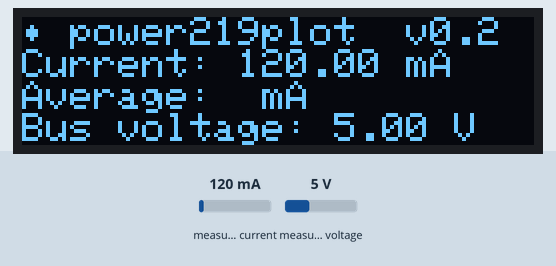
Recording of a program running on a simulated Arduino Nano, built with avr-gcc and run on an emulated ATmega328P. Parts: 128×32 one-colour display. The test bench sets the inputs (shaded band); at power-on: measured current 120 mA, measured voltage 5 V. What the program prints to the serial monitor is not drawn.

Above: at 1.2 s.
1.3 s: measured current set to 40 mA
At 2.9 s:
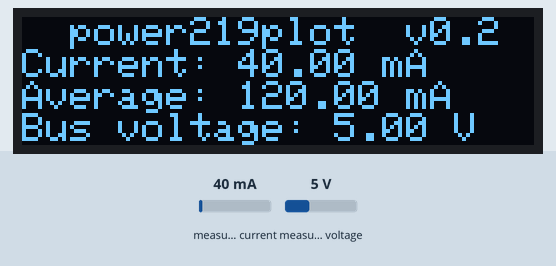
4.6 s: measured voltage set to 0.3 V
At 5.9 s:
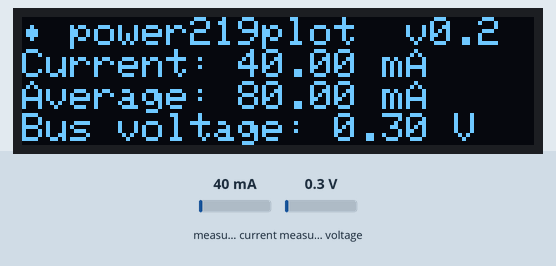
7.7 s: measured current set to 500 mA
At 9.1 s:
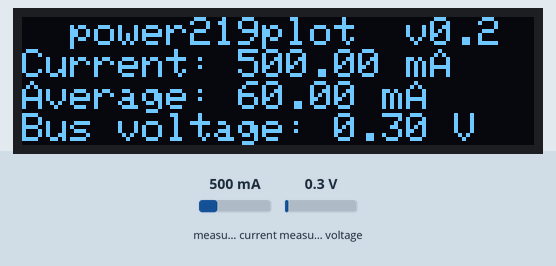
10.8 s: measured voltage set to 3.8 V
At 11.8 s:
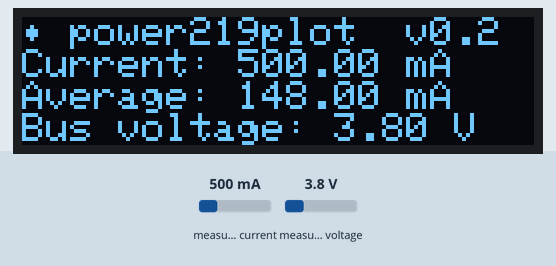
Timing chart, 0 to 13.8 s (numbered marks = the images above; inputs shaded):
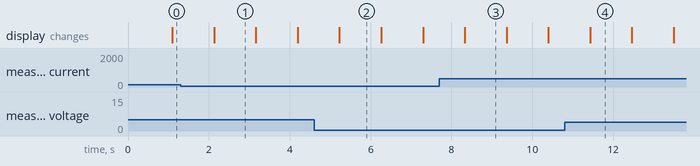

Measured:
- what the display in image 1 shows lasts 1.1 s, from 2.1 s to 3.2 s

The program:

main.cpp
```cpp
#include <Wire.h>
#include <Adafruit_INA219.h>

#include "display.hpp"
#include "utils.hpp"
#include "MemoryFree.hpp"

#define MAX_STORED_VALUES 32
#define MAX_VALUE 999000

Adafruit_INA219 ina219;

bool blink_symbol = true;

void setup(void) {
	Serial.begin(115200);
	// while (!Serial)
	// {
	//   // will pause Zero, Leonardo, etc until serial console opens
	//   delay(1);
	// }

	// uint32_t currentFrequency;

	// Initialize the INA219.
	// By default the initialization will use the largest range (32V, 2A).  However
	// you can call a setCalibration function to change this range (see comments).
	if (!ina219.begin()) {
		Serial.println(F("{\"error\":\"ina219_not_found\"}"));
		while (1) {
			delay(10);
		}
	}
	// To use a slightly lower 32V, 1A range (higher precision on amps):
	//ina219.setCalibration_32V_1A();
	// Or to use a lower 16V, 400mA range (higher precision on volts and amps):
	//ina219.setCalibration_16V_400mA();

	//Serial.println("Initializing display...");

	if (ssd1306_display::setup() == false) {
		Serial.println(F("{\"error\":\"ssd1306_alloc_failed\"}"));

		/* loop forever */
		while (1) {
			delay(10);
		}
	}
}

int32_t lowest_current = 9999;
int32_t highest_current = 0;

char average_current[8];
int average_nvalues = 2;
char current_mA_str[8];

int32_t stored_values[MAX_STORED_VALUES] = { 0 };
int loop_count = 0;

void loop(void) {
	float shuntvoltage = 0;
	float busvoltage = 0;
	float current_mA = 0;
	int32_t current_uA = 0;
	float loadvoltage = 0;
	float power_mW = 0;

	shuntvoltage = ina219.getShuntVoltage_mV();
	busvoltage = ina219.getBusVoltage_V();
	current_mA = ina219.getCurrent_mA();
	current_uA = (int32_t)(current_mA * 1000.0f);
	power_mW = ina219.getPower_mW();

	loadvoltage = busvoltage + (shuntvoltage / 1000);

	/* One JSON object per line (NDJSON) keeps the host parser simple. */
	Serial.print(F("{\"bus_V\":"));
	Serial.print(busvoltage);
	Serial.print(F(",\"shunt_mV\":"));
	Serial.print(shuntvoltage);
	Serial.print(F(",\"load_V\":"));
	Serial.print(loadvoltage);
	Serial.print(F(",\"current_mA\":"));
	Serial.print(current_mA);
	Serial.print(F(",\"power_mW\":"));
	Serial.print(power_mW);
	Serial.println(F("}"));

	int32_t abs_current_uA = current_uA < 0 ? -current_uA : current_uA;
	if (abs_current_uA > MAX_VALUE) {
		/* Skip OLED/stats for this sample; sample line already emitted. */
		delay(1000);
		return;
	}

	/* get the peak current value */
	if (current_uA > highest_current)
		highest_current = current_uA;

	/* get the lowest current value */
	if (current_uA < lowest_current)
		lowest_current = current_uA;

	ssd1306_display::draw_statusbar();

//divide_value(current_uA, 1000, 2, current_mA_str);

	if (loop_count == average_nvalues) {
		int32_t total = 0;

		for (int i = 0; i < average_nvalues; i++) {
			total += stored_values[i];
		}

		char *out = average_current;
		size_t out_len = sizeof(average_current);
		uint32_t abs_total = (uint32_t)total;
		if (total < 0) {
			average_current[0] = '-';
			out = average_current + 1;
			out_len = sizeof(average_current) - 1;
			abs_total = (uint32_t)(-total);
		}
		divide_value(abs_total, (uint32_t)average_nvalues * 1000, 2, out,
				out_len);

		average_nvalues += 2;

		if (average_nvalues >= MAX_STORED_VALUES)
			average_nvalues = 2;

	}

	String current_text = String("Current: " + String(current_mA) + " mA");
	String average_text = String("Average: " + String(average_current) + " mA");
	//String loop_count_text = String("#tick: " + String(loop_count + 1) + "/" + String(MAX_STORED_VALUES));
	String vbus_text = String("Bus voltage: " + String(busvoltage) + " V");

	ssd1306_display::draw_text(current_text);
	ssd1306_display::draw_text(average_text);
	//ssd1306_display::draw_text(loop_count_text);
	ssd1306_display::draw_text(vbus_text);
	ssd1306_display::draw();

	stored_values[loop_count] = current_uA;

	loop_count += 1;

	if (loop_count == MAX_STORED_VALUES)
		loop_count = 0;

	delay(1000);
}
```

MemoryFree.hpp
```cpp
#ifndef	MEMORY_FREE_H
#define MEMORY_FREE_H

#ifdef __cplusplus
extern "C" {
#endif

int freeMemory();

#ifdef  __cplusplus
}
#endif

#endif
```

display.hpp
```cpp
#include <SPI.h>
#include <Wire.h>
#include <Adafruit_GFX.h>
#include <Adafruit_SSD1306.h>
#include <string.h>

#define SCREEN_WIDTH 128
#define SCREEN_HEIGHT 32
#define SCREEN_I2C_ADDRESS 0x3C

namespace ssd1306_display {
	void draw_text(String text);

	void draw_statusbar();

	void draw();

	bool setup();
}
```

utils.hpp
```cpp
#include <stddef.h>
#include <stdint.h>

/*
 * Divides a value by a dividend, and stores the result into a char*
 * This function is just a string formatter.
 *
 */
void divide_value(uint32_t value, uint32_t dividend, uint8_t decimal_points,
		char *result, size_t result_len);
```

MemoryFree.cpp
```cpp
extern unsigned int __bss_end;
extern unsigned int __heap_start;
extern void *__brkval;


#include "MemoryFree.hpp"


int freeMemory() {
  int free_memory;

  if((int)__brkval == 0)
     free_memory = ((int)&free_memory) - ((int)&__bss_end);
  else
    free_memory = ((int)&free_memory) - ((int)__brkval);

  return free_memory;
}
```

display.cpp
```cpp
#include "display.hpp"

Adafruit_SSD1306 display(SCREEN_WIDTH, SCREEN_HEIGHT);
boolean blink = 0;

#define CP437_2022 7

void ssd1306_display::draw_statusbar() {
	/* display status bar */
	display.cp437(true);
	display.clearDisplay();
	display.setCursor(0, 0);             // Start at top-left corner
	display.setTextSize(1);             // Draw 2X-scale text

	if (blink)
		display.write(7);
	else
		display.print(" ");
	blink = !blink;

	display.print(" power219plot  v0.2 ");
}

void ssd1306_display::draw_text(String text) {

	/* display text */
	//display.setCursor(cursor_x, cursor_y);
	display.setTextSize(1);
	display.setTextColor(SSD1306_WHITE);
	display.println(text);
}

void ssd1306_display::draw() {
	display.display();
}

bool ssd1306_display::setup() {
	return display.begin(SSD1306_SWITCHCAPVCC, SCREEN_I2C_ADDRESS, false);
}
```

utils.cpp
```cpp
#include "utils.hpp"
#include <stdio.h>
#include <stdint.h>

void divide_value(uint32_t value, uint32_t dividend, uint8_t decimal_points,
		char *result, size_t result_len) {
	if (result == NULL || result_len == 0 || dividend == 0) {
		return;
	}

	uint32_t quotient = value / dividend;
	uint32_t remainder = value % dividend;

	int written = snprintf(result, result_len, "%lu.",
			(unsigned long)quotient);
	if (written < 0 || (size_t)written >= result_len) {
		result[result_len - 1] = '\0';
		return;
	}

	size_t pos = (size_t)written;
	for (uint8_t i = 0; i < decimal_points && pos + 1 < result_len; i++) {
		remainder *= 10;
		uint32_t digit = remainder / dividend;
		remainder %= dividend;
		result[pos++] = (char)('0' + digit);
	}
	result[pos] = '\0';
}
```
